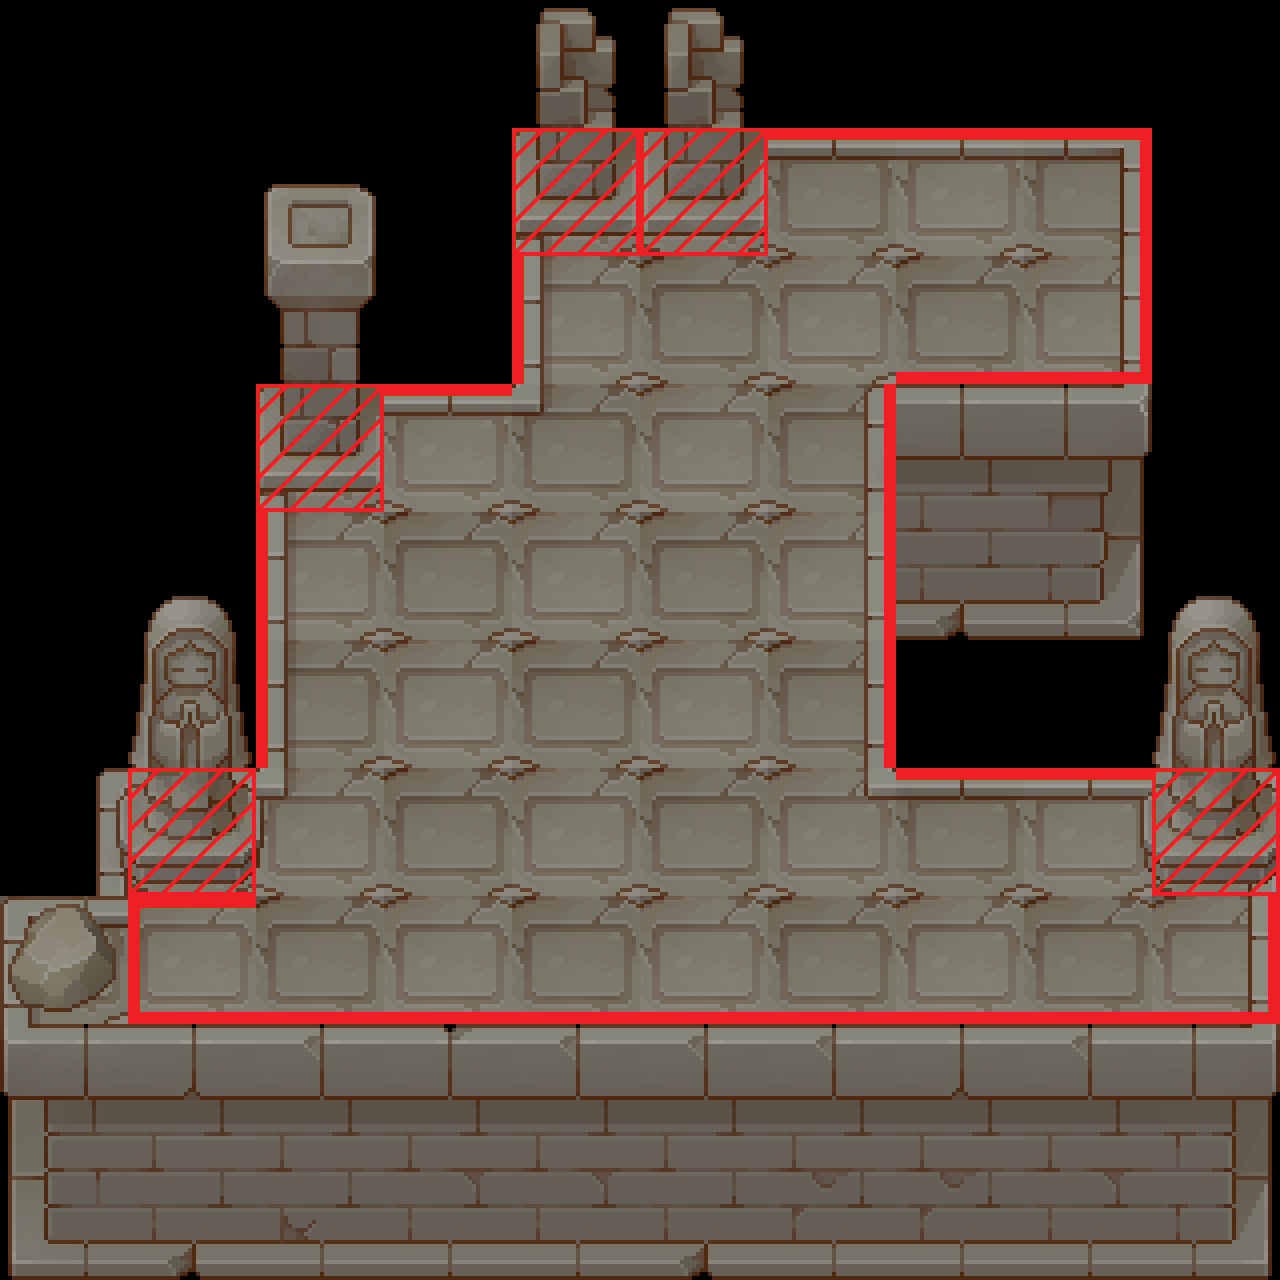

A level layout from a 2D game, rendered from its tile map. Below: a short description, then the map file with tile-grid data replaced by summaries:
An orthogonal 10x10 tile map with 128x128 px tiles, 5 tile layers (background_ground_environment, background_structs_environment, gridLayer_environment, structs_environment, ...), 9 tilesets and 11 objects (4x static_wall_20009, 2x enemy_20002_1, 2x static_wall_20010, start, static_wall_20004, ...).

<map version="1.5" tiledversion="1.7.0" orientation="orthogonal" renderorder="right-down" width="10" height="10" tilewidth="128" tileheight="128" infinite="0" nextlayerid="20" nextobjectid="35">
 <editorsettings>
  <chunksize width="40" height="40" />
 </editorsettings>
 <tileset firstgid="1" name="4_tilesetGrass" tilewidth="128" tileheight="128" tilecount="64" columns="8">
  <image source="ruins/4_tilesetGrass.png" trans="ff00ff" width="1024" height="1024" />
 </tileset>
 <tileset firstgid="65" name="1_plant" tilewidth="128" tileheight="128" tilecount="256" columns="16">
  <image source="ruins/1_plant.png" trans="ff00ff" width="2048" height="2048" />
 </tileset>
 <tileset firstgid="321" name="5_tilesetWall" tilewidth="128" tileheight="128" tilecount="256" columns="16">
  <image source="ruins/5_tilesetWall.png" trans="ff00ff" width="2048" height="2048" />
 </tileset>
 <tileset firstgid="577" name="3_struct" tilewidth="128" tileheight="128" tilecount="256" columns="16">
  <image source="ruins/3_struct.png" trans="ff00ff" width="2048" height="2048" />
 </tileset>
 <tileset firstgid="833" name="2_props" tilewidth="128" tileheight="128" tilecount="256" columns="16">
  <image source="ruins/2_props.png" trans="ff00ff" width="2048" height="2048" />
 </tileset>
 <tileset firstgid="1089" name="triggers" tilewidth="128" tileheight="128" tilecount="36" columns="6">
  <image source="ruins/triggers.png" trans="ff00ff" width="768" height="768" />
  <tile id="0">
   <properties>
    <property name="wall0" value="left" />
    <property name="wall1" value="top" />
   </properties>
  </tile>
  <tile id="1">
   <properties>
    <property name="wall0" value="top" />
   </properties>
  </tile>
  <tile id="2">
   <properties>
    <property name="wall0" value="top" />
    <property name="wall1" value="right" />
   </properties>
  </tile>
  <tile id="4">
   <properties>
    <property name="wall0" value="top" />
    <property name="wall1" value="right" />
    <property name="wall2" value="left" />
   </properties>
  </tile>
  <tile id="6">
   <properties>
    <property name="wall0" value="left" />
   </properties>
  </tile>
  <tile id="7">
   <properties>
    <property name="wall0" value="top" />
    <property name="wall1" value="right" />
    <property name="wall2" value="left" />
    <property name="wall3" value="down" />
   </properties>
  </tile>
  <tile id="8">
   <properties>
    <property name="wall0" value="right" />
   </properties>
  </tile>
  <tile id="9">
   <properties>
    <property name="wall0" value="top" />
    <property name="wall1" value="left" />
    <property name="wall2" value="down" />
   </properties>
  </tile>
  <tile id="11">
   <properties>
    <property name="wall0" value="top" />
    <property name="wall1" value="right" />
    <property name="wall2" value="down" />
   </properties>
  </tile>
  <tile id="12">
   <properties>
    <property name="wall0" value="left" />
    <property name="wall1" value="down" />
   </properties>
  </tile>
  <tile id="13">
   <properties>
    <property name="wall0" value="down" />
   </properties>
  </tile>
  <tile id="14">
   <properties>
    <property name="wall0" value="down" />
    <property name="wall1" value="right" />
   </properties>
  </tile>
  <tile id="16">
   <properties>
    <property name="wall0" value="left" />
    <property name="wall1" value="down" />
    <property name="wall2" value="right" />
   </properties>
  </tile>
  <tile id="21">
   <properties>
    <property name="wall0" value="top" />
    <property name="wall1" value="down" />
   </properties>
  </tile>
  <tile id="23">
   <properties>
    <property name="wall0" value="left" />
    <property name="wall1" value="right" />
   </properties>
  </tile>
 </tileset>
 <tileset firstgid="1125" name="3_struct" tilewidth="128" tileheight="128" tilecount="256" columns="16">
  <image source="ruins/3_struct.png" trans="ff00ff" width="2048" height="2048" />
 </tileset>
 <tileset firstgid="1381" name="grid" tilewidth="128" tileheight="128" tilecount="4" columns="2">
  <image source="ruins/grid.png" trans="ff00ff" width="256" height="256" />
 </tileset>
 <tileset firstgid="1385" name="5_tilesetWall" tilewidth="128" tileheight="128" tilecount="256" columns="16">
  <image source="ruins/5_tilesetWall.png" trans="ff00ff" width="2048" height="2048" />
 </tileset>
 <layer id="12" name="background_ground_environment" width="10" height="10" locked="1">
  <data>[100 cells, 44 non-empty, 1 distinct tile ids]</data>
 </layer>
 <layer id="4" name="background_structs_environment" width="10" height="10" locked="1">
  <data>[100 cells, 48 non-empty, 24 distinct tile ids]</data>
 </layer>
 <layer id="17" name="gridLayer_environment" width="10" height="10" locked="1">
  <data>[100 cells, 38 non-empty, 4 distinct tile ids]</data>
 </layer>
 <layer id="1" name="structs_environment" width="10" height="10">
  <data>[100 cells, 23 non-empty, 15 distinct tile ids]</data>
 </layer>
 <layer id="19" name="wallsLayer" width="10" height="10">
  <data>[100 cells, 28 non-empty, 8 distinct tile ids]</data>
 </layer>
 <objectgroup id="15" name="spawnLayer" locked="1">
  <object id="23" name="start" type="start" x="1030.49" y="133.279" width="117.408" height="118.19" />
  <object id="25" name="enemy_20002_1" type="enemy_20002_1" x="769.411" y="388.619" width="117.408" height="118.19" />
  <object id="26" name="enemy_20002_1" type="enemy_20002_1" x="390.221" y="391.342" width="117.408" height="118.19" />
  <object id="27" name="static_wall_20004" type="static_wall_20004" x="644.07" y="515.924" width="117.408" height="118.19" />
  <object id="28" name="static_wall_20004" type="static_wall_20007" x="772.115" y="514.84" width="117.408" height="118.19" />
  <object id="29" name="static_wall_20009" type="static_wall_20009" x="772.437" y="775.675" width="117.408" height="118.19" />
  <object id="30" name="static_wall_20010" type="static_wall_20010" x="645.406" y="772.046" width="117.408" height="118.19" />
  <object id="31" name="static_wall_20009" type="static_wall_20009" x="388.624" y="775.675" width="117.408" height="118.19" />
  <object id="32" name="static_wall_20009" type="static_wall_20009" x="515.654" y="903.613" width="117.408" height="118.19" />
  <object id="33" name="static_wall_20009" type="static_wall_20009" x="261.974" y="645.11" width="117.408" height="118.19" />
  <object id="34" name="static_wall_20010" type="static_wall_20010" x="518.376" y="645.923" width="117.408" height="118.19" />
 </objectgroup>
</map>